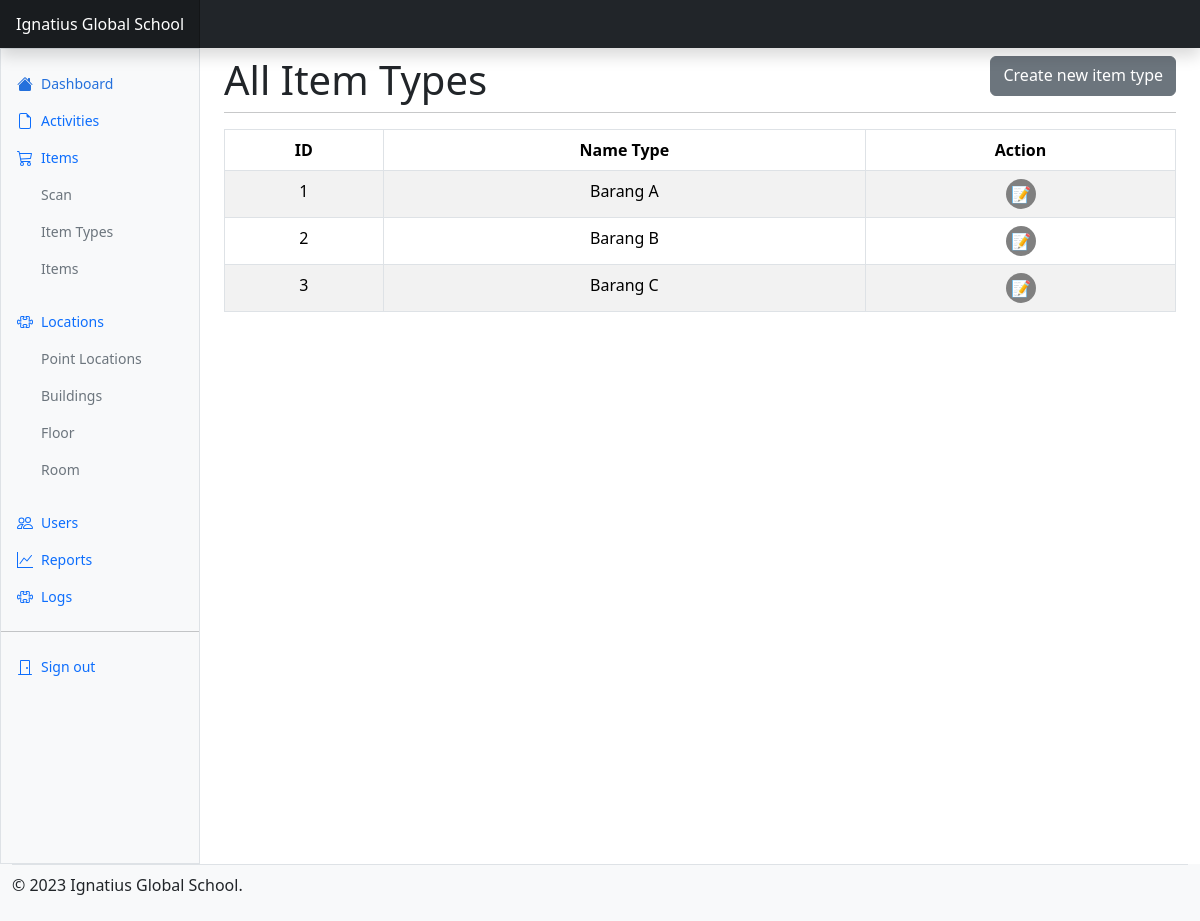
The app's page /item_types (signed in), older data.
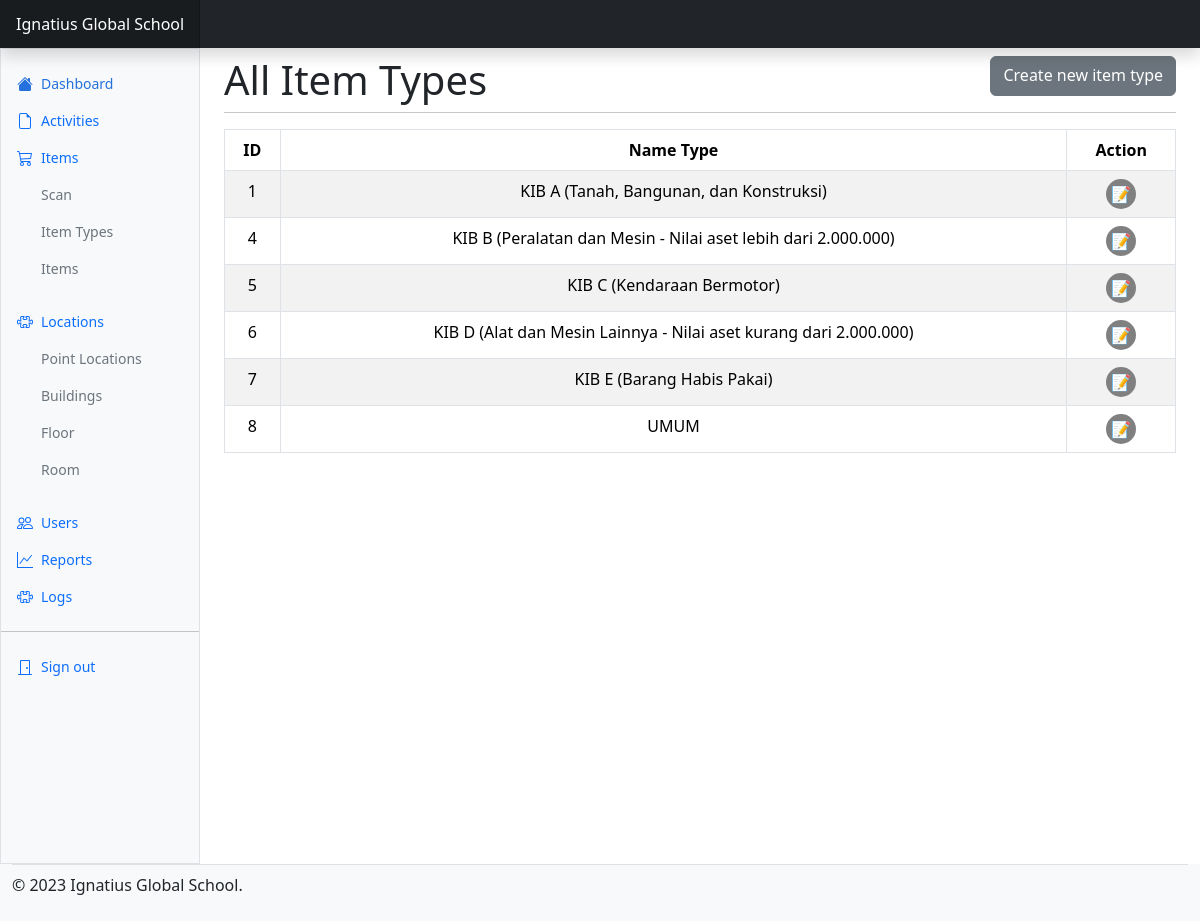
The same page, newer data.
### application/models/items/item_types.py (models this page shows, shortened)
class ItemType(db.Model):
    __tablename__ = "item_types"
    id = db.Column(db.Integer, primary_key = True)
    name_type = db.Column(db.String(256), nullable = False)
    description = db.Column(db.Text)
    date_created = db.Column(db.DateTime, default = datetime.utcnow())
    date_updated = db.Column(db.DateTime)
    created_by = db.Column(db.Integer, db.ForeignKey("users.id"), nullable = False)
    items = db.relationship("Item", backref="items_in_category", lazy = True)

### application/routes/items/item_types.py (the view)
@item_types.route('/item_types')
@login_required
def all():
    item_types = ItemType.query.all()
    data = []
    for item_type in item_types:
        data.append({
            'ID': item_type.id,
            'Name Type': item_type.name_type,
            'Action': f'<div class="action-btn"><a href="{url_for("item_types.update", id=item_type.id)}">📝</a></div>' #<a style="margin-left: 15px;" href="{url_for("item_types.delete", id=item_type.id)}">❌</a>
        })
    df = pd.DataFrame(data)
    html_table = df.to_html(classes='table table-striped table-bordered', escape=False, index=False)
    return render_template('pages/item_types/view_all_item_types.html', title="All Item Types", html_table=html_table)

### application/utils/__init__.py (called while the page is built)
@login_manager.user_loader
def load_user(user_id):
    return User.query.get(int(user_id))

### application/views/pages/item_types/view_all_item_types.html
{% extends 'layout.html' %}
{% block content %}
    <div class="content-header d-flex justify-content-between" style="height: 40px;">
        <h1>{{ title }}</h1>
        <a class="btn btn-secondary" href="{{ url_for('item_types.add') }}">Create new item type</a>
    </div>
    <hr>
    <div class="text-center">
        {{ html_table | safe }}
    </div>
{% endblock content %}

### application/views/layout.html (shortened to what this page needs)
<!doctype html>
<html lang="en">
  <head>
  <link rel="stylesheet" href="https://cdn.jsdelivr.net/npm/@docsearch/css@3">
  <link rel="stylesheet" href="{{ url_for('static', filename='/bootstrap-5.3.2-dist/css/bootstrap.min.css') }}">
  <link rel="stylesheet" href="{{ url_for('static', filename='/style.css') }}">
  </head>
  <body>
    {% include "components/header.html" %}
    <div class="container-fluid">
        <div class="row">
            {% if current_user.is_authenticated %}
              {% include "components/login_sidebar.html" %}
            {% else %}
              {% include "components/logout_sidebar.html" %}
            {% endif %}
            <main class="col-md-9 ms-sm-auto col-lg-10 px-md-4 min-vh-100 my-2">
                {% block content %}{% endblock content %}
            </main>
            {% include "components/footer.html" %}
        </div>
    </div>
</body>
</html>

### application/views/components/header.html (shortened to what this page needs)
<header class="navbar sticky-top bg-dark flex-md-nowrap p-0 shadow" data-bs-theme="dark">
    <a class="navbar-brand col-md-3 col-lg-2 me-0 px-3 fs-6 text-white" href="#">Ignatius Global School</a>
</header>

### application/views/components/login_sidebar.html (shortened to what this page needs)
<div class="sidebar border border-right col-md-3 col-lg-2 p-0 bg-body-tertiary">
    <div class="offcanvas-md offcanvas-end bg-body-tertiary" tabindex="-1" id="sidebarMenu" aria-labelledby="sidebarMenuLabel">
        <div class="offcanvas-body d-md-flex flex-column p-0 pt-lg-3 overflow-y-auto">
        <ul class="nav flex-column">
            <li class="nav-item">
            <a class="nav-link d-flex align-items-center gap-2 active" aria-current="page" href="{{ url_for('users.index') }}">
                <svg class="bi"><use xlink:href="#house-fill"/></svg>
                Dashboard
            </a>
            </li>
            <li class="nav-item">
            <a class="nav-link d-flex align-items-center gap-2" href="#">
                <svg class="bi"><use xlink:href="#file-earmark"/></svg>
                Activities
            </a>
            </li>
            <li class="nav-item">
            <a class="nav-link d-flex align-items-center gap-2" href="#">
                <svg class="bi"><use xlink:href="#cart"/></svg>
                Items
            </a>
            <ul class="nav flex-column ms-4 mb-3">
                <li class="nav-item">
                    <a class="nav-link d-flex align-items-center gap-2 text-secondary" href="{{ url_for('items.scan') }}">Scan</a>
                </li>
                <li class="nav-item">
                    <a class="nav-link d-flex align-items-center gap-2 text-secondary" href="{{ url_for('item_types.all') }}">Item Types</a>
                </li>
                <li class="nav-item">
                    <a class="nav-link d-flex align-items-center gap-2 text-secondary" href="{{ url_for('items.all') }}">Items</a>
                </li>
            </ul>
            </li>
            <li class="nav-item">
            <a class="nav-link d-flex align-items-center gap-2" href="#">
                <svg class="bi"><use xlink:href="#puzzle"/></svg>
                Locations
            </a>
                <ul class="nav flex-column ms-4 mb-3">
                    <li class="nav-item">
                        <a class="nav-link d-flex align-items-center gap-2 text-secondary" href="{{ url_for('locations.all') }}">Point Locations</a>
                    </li>
                    <li class="nav-item">
                        <a class="nav-link d-flex align-items-center gap-2 text-secondary" href="{{ url_for('buildings.all') }}">Buildings</a>
                    </li>
                    <li class="nav-item">
                        <a class="nav-link d-flex align-items-center gap-2 text-secondary" href="{{ url_for('floors.all') }}">Floor</a>
                    </li>
                    <li class="nav-item">
                        <a class="nav-link d-flex align-items-center gap-2 text-secondary" href="{{ url_for('rooms.all') }}">Room</a>
                    </li>
                </ul>
            </li>
            <li class="nav-item">
                <a class="nav-link d-flex align-items-center gap-2" href="#">
                    <svg class="bi"><use xlink:href="#people"/></svg>
                    Users
                </a>
            </li>
            <li class="nav-item">
                <a class="nav-link d-flex align-items-center gap-2" href="#">
                    <svg class="bi"><use xlink:href="#graph-up"/></svg>
                    Reports
                </a>
            </li>
            <li class="nav-item">
            <a class="nav-link d-flex align-items-center gap-2" href="#">
                <svg class="bi"><use xlink:href="#puzzle"/></svg>
                Logs
            </a>
            </li>
        </ul>
        <hr class="my-3">
        <ul class="nav flex-column mb-auto">
            <li class="nav-item">
            <a class="nav-link d-flex align-items-center gap-2" href="{{ url_for('users.logout') }}">
                <svg class="bi"><use xlink:href="#door-closed"/></svg>
                Sign out
            </a>
            </li>
        </ul>
        </div>
    </div>
</div>

### application/views/components/footer.html (shortened to what this page needs)
<div class="container-fluid bg-body-tertiary">
    <footer>
      <div class="d-flex flex-column flex-sm-row justify-content-between py-2 border-top">
        <p>© 2023 Ignatius Global School.</p>
    </footer>
</div>

### application/static/style.css (style rules this page uses)
* { padding: 0px; margin: 0px; box-sizing: border-box; }
table, th, td { text-align: center; }
div.action-btn a { text-decoration: none; display: inline-block; width: 30px; height: 30px; border-radius: 15px; background-color: gray; line-height: 30px; }

### application/views/layout.html (style rules this page uses)
.bi { display: inline-block; width: 1rem; height: 1rem; }
.sidebar .nav-link { font-size: .875rem; font-weight: 500; }
.sidebar .nav-link.active { color: #2470dc; }
.navbar-brand { padding-top: .75rem; padding-bottom: .75rem; background-color: rgba(0, 0, 0, .25); box-shadow: inset -1px 0 0 rgba(0, 0, 0, .25); }
.bi { vertical-align: -.125em; fill: currentColor; }

Row changes from the older to the newer data that the page shows:
removed ItemType: name_type "ID Name Type Action 1 Barang A 📝 2 Barang B 📝 3 Barang C 📝"
added ItemType: name_type "ID Name Type Action 1 KIB A (Tanah, Bangunan, dan Konstruksi) 📝 4 KIB B (Peralatan dan Mesin - Nilai aset lebih dari 2.000.000) 📝 5 KIB C (Kendaraan Bermotor) 📝 6 KIB D (Alat dan Mesin Lainnya - Nilai aset kurang dari 2.000.000) 📝 7 KIB E (Barang Habis Pakai) 📝 8 UMUM 📝"
